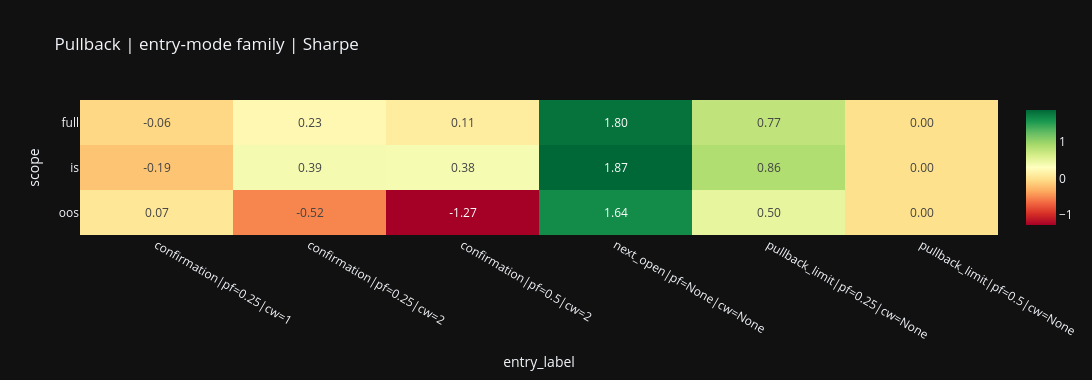
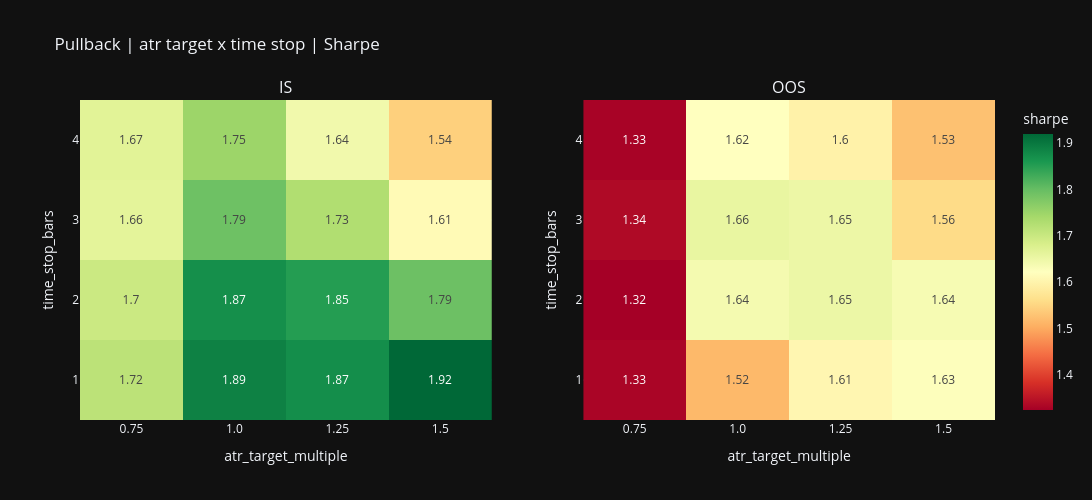
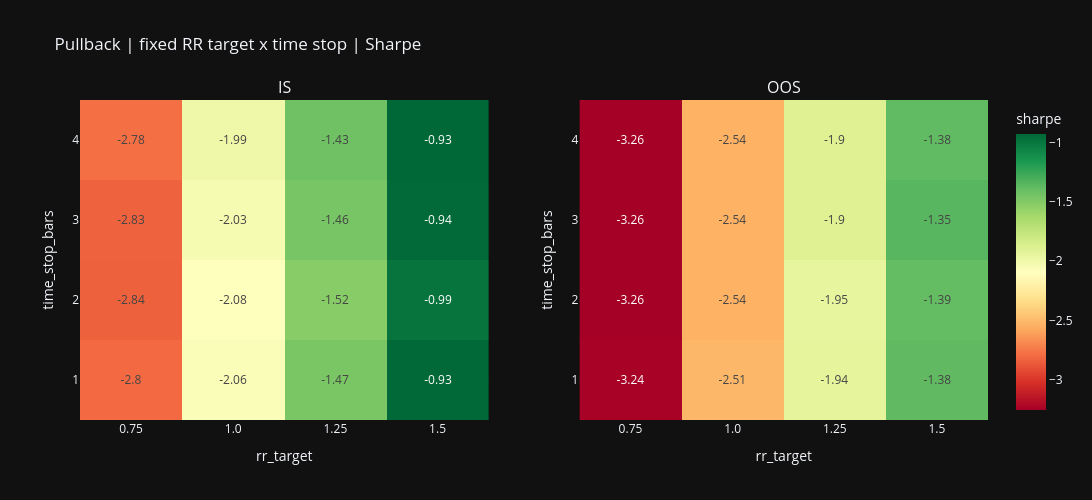

Notebook code for these charts, in order:
### Code cell
display(Markdown("## 4. Heatmaps IS/OOS - Modes d'entree et de sortie"))

entry_rows = []
for entry_mode, pullback_fraction, confirmation_window in PULLBACK_ENTRY_LABEL_GRID:
    variant = make_pullback_variant(
        entry_mode=str(entry_mode),
        pullback_fraction=pullback_fraction,
        confirmation_window=confirmation_window,
    )
    label = f"{entry_mode}|pf={pullback_fraction}|cw={confirmation_window}"
    signal_df, result, full_curve, summary = run_pullback_variant(variant, retained_sizing)
    for _, row in summary.iterrows():
        entry_rows.append(
            {
                "scope": row["scope"],
                "entry_label": label,
                "net_pnl_usd": float(row["net_pnl_usd"]),
                "sharpe": float(row["sharpe"]),
                "max_drawdown_usd": float(row["max_drawdown_usd"]),
            }
        )
pullback_entry_grid = pd.DataFrame(entry_rows)
plot_scope_heatmap(pullback_entry_grid, "entry_label", "sharpe", "Pullback | entry-mode family | Sharpe")

atr_exit_rows = []
for atr_target in PULLBACK_ATR_TARGET_GRID:
    for time_stop in PULLBACK_TIME_STOP_BARS_GRID:
        variant = make_pullback_variant(
            exit_mode="atr_fraction",
            atr_target_multiple=float(atr_target),
            time_stop_bars=int(time_stop),
        )
        signal_df, result, full_curve, summary = run_pullback_variant(variant, retained_sizing)
        for _, row in summary.iterrows():
            atr_exit_rows.append(
                {
                    "scope": row["scope"],
                    "atr_target_multiple": float(atr_target),
                    "time_stop_bars": int(time_stop),
                    "net_pnl_usd": float(row["net_pnl_usd"]),
                    "sharpe": float(row["sharpe"]),
                    "max_drawdown_usd": float(row["max_drawdown_usd"]),
                }
            )
pullback_atr_exit_grid = pd.DataFrame(atr_exit_rows)
plot_is_oos_heatmaps(pullback_atr_exit_grid, "atr_target_multiple", "time_stop_bars", "sharpe", "Pullback | atr target x time stop | Sharpe")

rr_exit_rows = []
for rr_target in PULLBACK_RR_TARGET_GRID:
    for time_stop in PULLBACK_TIME_STOP_BARS_GRID:
        variant = make_pullback_variant(
            exit_mode="fixed_rr",
            rr_target=float(rr_target),
            time_stop_bars=int(time_stop),
            atr_target_multiple=None,
        )
        signal_df, result, full_curve, summary = run_pullback_variant(variant, retained_sizing)
        for _, row in summary.iterrows():
            rr_exit_rows.append(
                {
                    "scope": row["scope"],
                    "rr_target": float(rr_target),
                    "time_stop_bars": int(time_stop),
                    "net_pnl_usd": float(row["net_pnl_usd"]),
                    "sharpe": float(row["sharpe"]),
                    "max_drawdown_usd": float(row["max_drawdown_usd"]),
                }
            )
pullback_rr_exit_grid = pd.DataFrame(rr_exit_rows)
plot_is_oos_heatmaps(pullback_rr_exit_grid, "rr_target", "time_stop_bars", "sharpe", "Pullback | fixed RR target x time stop | Sharpe")

mixed_rows = []
for trailing_atr in PULLBACK_TRAILING_ATR_MULTIPLE_GRID:
    for time_stop in PULLBACK_TIME_STOP_BARS_GRID:
        variant = make_pullback_variant(
            exit_mode="mixed",
            atr_target_multiple=None,
            trailing_atr_multiple=float(trailing_atr),
            time_stop_bars=int(time_stop),
        )
        signal_df, result, full_curve, summary = run_pullback_variant(variant, retained_sizing)
        for _, row in summary.iterrows():
            mixed_rows.append(
                {
                    "scope": row["scope"],
                    "trailing_atr_multiple": float(trailing_atr),
                    "time_stop_bars": int(time_stop),
                    "net_pnl_usd": float(row["net_pnl_usd"]),
                    "sharpe": float(row["sharpe"]),
                    "max_drawdown_usd": float(row["max_drawdown_usd"]),
                }
            )
pullback_mixed_grid = pd.DataFrame(mixed_rows)
plot_is_oos_heatmaps(pullback_mixed_grid, "trailing_atr_multiple", "time_stop_bars", "sharpe", "Pullback | mixed trailing ATR x time stop | Sharpe")

### Figure 1 — Plotly figure (JSON) as saved in the notebook; plotly's stock layout.template omitted (floating-point values rounded to 4 significant figures)
{"data": [{"coloraxis": "coloraxis", "hovertemplate": "entry_label: %{x}<br>scope: %{y}<br>color: %{z}<extra></extra>", "name": "0", "texttemplate": "%{z:.2f}", "type": "heatmap", "x": ["confirmation|pf=0.25|cw=1", "confirmation|pf=0.25|cw=2", "confirmation|pf=0.5|cw=2", "next_open|pf=None|cw=None", "pullback_limit|pf=0.25|cw=None", "pullback_limit|pf=0.5|cw=None"], "xaxis": "x", "y": ["full", "is", "oos"], "yaxis": "y", "z": [[-0.06314, 0.2308, 0.106, 1.804, 0.7689, 0.0], [-0.192, 0.3884, 0.3793, 1.871, 0.8599, 0.0], [0.0652, -0.5243, -1.269, 1.64, 0.4972, 0.0]]}], "layout": {"coloraxis": {"colorscale": [[0.0, "rgb(165,0,38)"], [0.1, "rgb(215,48,39)"], [0.2, "rgb(244,109,67)"], [0.3, "rgb(253,174,97)"], [0.4, "rgb(254,224,139)"], [0.5, "rgb(255,255,191)"], [0.6, "rgb(217,239,139)"], [0.7, "rgb(166,217,106)"], [0.8, "rgb(102,189,99)"], [0.9, "rgb(26,152,80)"], [1.0, "rgb(0,104,55)"]]}, "height": 380, "title": {"text": "Pullback | entry-mode family | Sharpe"}, "width": 1100, "xaxis": {"anchor": "y", "domain": [0.0, 1.0], "title": {"text": "entry_label"}}, "yaxis": {"anchor": "x", "autorange": "reversed", "domain": [0.0, 1.0], "title": {"text": "scope"}}}}

### Figure 2 — Plotly figure (JSON) as saved in the notebook; plotly's stock layout.template omitted (floating-point values rounded to 4 significant figures)
{"data": [{"colorscale": [[0.0, "rgb(165,0,38)"], [0.1, "rgb(215,48,39)"], [0.2, "rgb(244,109,67)"], [0.3, "rgb(253,174,97)"], [0.4, "rgb(254,224,139)"], [0.5, "rgb(255,255,191)"], [0.6, "rgb(217,239,139)"], [0.7, "rgb(166,217,106)"], [0.8, "rgb(102,189,99)"], [0.9, "rgb(26,152,80)"], [1.0, "rgb(0,104,55)"]], "showscale": false, "text": [[1.72, 1.89, 1.87, 1.92], [1.7, 1.87, 1.85, 1.79], [1.66, 1.79, 1.73, 1.61], [1.67, 1.75, 1.64, 1.54]], "texttemplate": "%{text}", "type": "heatmap", "x": ["0.75", "1.0", "1.25", "1.5"], "xaxis": "x", "y": ["1", "2", "3", "4"], "yaxis": "y", "z": [[1.716, 1.888, 1.873, 1.92], [1.698, 1.871, 1.852, 1.794], [1.664, 1.793, 1.729, 1.612], [1.668, 1.75, 1.644, 1.543]], "zmax": 1.92, "zmin": 1.324}, {"colorbar": {"title": {"text": "sharpe"}}, "colorscale": [[0.0, "rgb(165,0,38)"], [0.1, "rgb(215,48,39)"], [0.2, "rgb(244,109,67)"], [0.3, "rgb(253,174,97)"], [0.4, "rgb(254,224,139)"], [0.5, "rgb(255,255,191)"], [0.6, "rgb(217,239,139)"], [0.7, "rgb(166,217,106)"], [0.8, "rgb(102,189,99)"], [0.9, "rgb(26,152,80)"], [1.0, "rgb(0,104,55)"]], "showscale": true, "text": [[1.33, 1.52, 1.61, 1.63], [1.32, 1.64, 1.65, 1.64], [1.34, 1.66, 1.65, 1.56], [1.33, 1.62, 1.6, 1.53]], "texttemplate": "%{text}", "type": "heatmap", "x": ["0.75", "1.0", "1.25", "1.5"], "xaxis": "x2", "y": ["1", "2", "3", "4"], "yaxis": "y2", "z": [[1.331, 1.516, 1.606, 1.626], [1.324, 1.64, 1.651, 1.635], [1.336, 1.657, 1.65, 1.558], [1.328, 1.622, 1.597, 1.526]], "zmax": 1.92, "zmin": 1.324}], "layout": {"annotations": [{"font": {"size": 16}, "showarrow": false, "text": "IS", "x": 0.225, "xanchor": "center", "xref": "paper", "y": 1.0, "yanchor": "bottom", "yref": "paper"}, {"font": {"size": 16}, "showarrow": false, "text": "OOS", "x": 0.775, "xanchor": "center", "xref": "paper", "y": 1.0, "yanchor": "bottom", "yref": "paper"}], "height": 500, "title": {"text": "Pullback | atr target x time stop | Sharpe"}, "width": 1350, "xaxis": {"anchor": "y", "domain": [0.0, 0.45], "title": {"text": "atr_target_multiple"}}, "xaxis2": {"anchor": "y2", "domain": [0.55, 1.0], "title": {"text": "atr_target_multiple"}}, "yaxis": {"anchor": "x", "domain": [0.0, 1.0], "title": {"text": "time_stop_bars"}}, "yaxis2": {"anchor": "x2", "domain": [0.0, 1.0], "title": {"text": "time_stop_bars"}}}}

### Figure 3 — Plotly figure (JSON) as saved in the notebook; plotly's stock layout.template omitted (floating-point values rounded to 4 significant figures)
{"data": [{"colorscale": [[0.0, "rgb(165,0,38)"], [0.1, "rgb(215,48,39)"], [0.2, "rgb(244,109,67)"], [0.3, "rgb(253,174,97)"], [0.4, "rgb(254,224,139)"], [0.5, "rgb(255,255,191)"], [0.6, "rgb(217,239,139)"], [0.7, "rgb(166,217,106)"], [0.8, "rgb(102,189,99)"], [0.9, "rgb(26,152,80)"], [1.0, "rgb(0,104,55)"]], "showscale": false, "text": [[-2.8, -2.06, -1.47, -0.93], [-2.84, -2.08, -1.52, -0.99], [-2.83, -2.03, -1.46, -0.94], [-2.78, -1.99, -1.43, -0.93]], "texttemplate": "%{text}", "type": "heatmap", "x": ["0.75", "1.0", "1.25", "1.5"], "xaxis": "x", "y": ["1", "2", "3", "4"], "yaxis": "y", "z": [[-2.802, -2.063, -1.467, -0.9325], [-2.837, -2.085, -1.519, -0.988], [-2.832, -2.034, -1.459, -0.9386], [-2.781, -1.995, -1.427, -0.9295]], "zmax": -0.9295, "zmin": -3.255}, {"colorbar": {"title": {"text": "sharpe"}}, "colorscale": [[0.0, "rgb(165,0,38)"], [0.1, "rgb(215,48,39)"], [0.2, "rgb(244,109,67)"], [0.3, "rgb(253,174,97)"], [0.4, "rgb(254,224,139)"], [0.5, "rgb(255,255,191)"], [0.6, "rgb(217,239,139)"], [0.7, "rgb(166,217,106)"], [0.8, "rgb(102,189,99)"], [0.9, "rgb(26,152,80)"], [1.0, "rgb(0,104,55)"]], "showscale": true, "text": [[-3.24, -2.51, -1.94, -1.38], [-3.26, -2.54, -1.95, -1.39], [-3.26, -2.54, -1.9, -1.35], [-3.26, -2.54, -1.9, -1.38]], "texttemplate": "%{text}", "type": "heatmap", "x": ["0.75", "1.0", "1.25", "1.5"], "xaxis": "x2", "y": ["1", "2", "3", "4"], "yaxis": "y2", "z": [[-3.24, -2.515, -1.937, -1.379], [-3.255, -2.54, -1.95, -1.392], [-3.255, -2.54, -1.896, -1.353], [-3.255, -2.54, -1.896, -1.38]], "zmax": -0.9295, "zmin": -3.255}], "layout": {"annotations": [{"font": {"size": 16}, "showarrow": false, "text": "IS", "x": 0.225, "xanchor": "center", "xref": "paper", "y": 1.0, "yanchor": "bottom", "yref": "paper"}, {"font": {"size": 16}, "showarrow": false, "text": "OOS", "x": 0.775, "xanchor": "center", "xref": "paper", "y": 1.0, "yanchor": "bottom", "yref": "paper"}], "height": 500, "title": {"text": "Pullback | fixed RR target x time stop | Sharpe"}, "width": 1350, "xaxis": {"anchor": "y", "domain": [0.0, 0.45], "title": {"text": "rr_target"}}, "xaxis2": {"anchor": "y2", "domain": [0.55, 1.0], "title": {"text": "rr_target"}}, "yaxis": {"anchor": "x", "domain": [0.0, 1.0], "title": {"text": "time_stop_bars"}}, "yaxis2": {"anchor": "x2", "domain": [0.0, 1.0], "title": {"text": "time_stop_bars"}}}}
